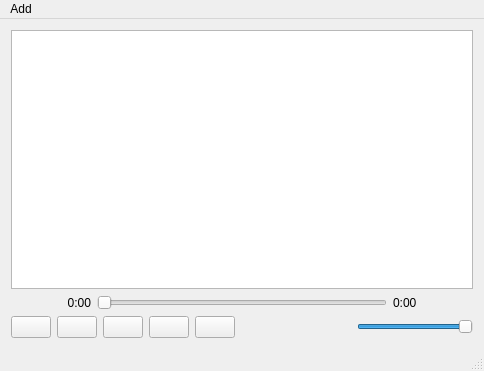
<?xml version="1.0" encoding="UTF-8"?>
<ui version="4.0">
 <class>MainWindow</class>
 <widget class="QMainWindow" name="MainWindow">
  <property name="geometry">
   <rect>
    <x>0</x>
    <y>0</y>
    <width>484</width>
    <height>371</height>
   </rect>
  </property>
  <property name="windowTitle">
   <string>MP3_player</string>
  </property>
  <widget class="QWidget" name="centralWidget">
   <property name="sizePolicy">
    <sizepolicy hsizetype="Maximum" vsizetype="Maximum">
     <horstretch>0</horstretch>
     <verstretch>0</verstretch>
    </sizepolicy>
   </property>
   <layout class="QVBoxLayout" name="verticalLayout">
    <item>
     <widget class="QListView" name="tracks">
      <property name="acceptDrops">
       <bool>true</bool>
      </property>
      <property name="showDropIndicator" stdset="0">
       <bool>true</bool>
      </property>
      <property name="dragDropMode">
       <enum>QAbstractItemView::DropOnly</enum>
      </property>
      <property name="defaultDropAction">
       <enum>Qt::CopyAction</enum>
      </property>
      <property name="alternatingRowColors">
       <bool>true</bool>
      </property>
      <property name="uniformItemSizes">
       <bool>true</bool>
      </property>
     </widget>
    </item>
    <item>
     <layout class="QHBoxLayout" name="horizontalLayout_4">
      <item>
       <widget class="QLabel" name="duraction_track">
        <property name="minimumSize">
         <size>
          <width>80</width>
          <height>0</height>
         </size>
        </property>
        <property name="text">
         <string>0:00</string>
        </property>
        <property name="alignment">
         <set>Qt::AlignRight|Qt::AlignTrailing|Qt::AlignVCenter</set>
        </property>
       </widget>
      </item>
      <item>
       <widget class="QSlider" name="slider">
        <property name="orientation">
         <enum>Qt::Horizontal</enum>
        </property>
       </widget>
      </item>
      <item>
       <widget class="QLabel" name="all_track">
        <property name="minimumSize">
         <size>
          <width>80</width>
          <height>0</height>
         </size>
        </property>
        <property name="text">
         <string>0:00</string>
        </property>
        <property name="alignment">
         <set>Qt::AlignLeading|Qt::AlignLeft|Qt::AlignVCenter</set>
        </property>
       </widget>
      </item>
     </layout>
    </item>
    <item>
     <layout class="QHBoxLayout" name="horizontalLayout_5">
      <item>
       <widget class="QPushButton" name="previous">
        <property name="text">
         <string/>
        </property>
        <property name="icon">
         <iconset>
          <normaloff>../../Desktop/skip-previous.png</normaloff>../../Desktop/skip-previous.png</iconset>
        </property>
       </widget>
      </item>
      <item>
       <widget class="QPushButton" name="play">
        <property name="text">
         <string/>
        </property>
        <property name="icon">
         <iconset>
          <normaloff>../../Desktop/play.png</normaloff>../../Desktop/play.png</iconset>
        </property>
       </widget>
      </item>
      <item>
       <widget class="QPushButton" name="pause">
        <property name="text">
         <string/>
        </property>
        <property name="icon">
         <iconset>
          <normaloff>../../Desktop/pause.png</normaloff>../../Desktop/pause.png</iconset>
        </property>
       </widget>
      </item>
      <item>
       <widget class="QPushButton" name="stop">
        <property name="text">
         <string/>
        </property>
        <property name="icon">
         <iconset>
          <normaloff>../../Desktop/stop.png</normaloff>../../Desktop/stop.png</iconset>
        </property>
       </widget>
      </item>
      <item>
       <widget class="QPushButton" name="next">
        <property name="text">
         <string/>
        </property>
        <property name="icon">
         <iconset>
          <normaloff>../../Desktop/skip-next.png</normaloff>../../Desktop/skip-next.png</iconset>
        </property>
       </widget>
      </item>
      <item>
       <spacer name="horizontalSpacer">
        <property name="orientation">
         <enum>Qt::Horizontal</enum>
        </property>
        <property name="sizeHint" stdset="0">
         <size>
          <width>40</width>
          <height>20</height>
         </size>
        </property>
       </spacer>
      </item>
      <item>
       <widget class="QSlider" name="volume">
        <property name="maximum">
         <number>100</number>
        </property>
        <property name="value">
         <number>100</number>
        </property>
        <property name="orientation">
         <enum>Qt::Horizontal</enum>
        </property>
       </widget>
      </item>
     </layout>
    </item>
   </layout>
  </widget>
  <widget class="QMenuBar" name="menuBar">
   <property name="geometry">
    <rect>
     <x>0</x>
     <y>0</y>
     <width>484</width>
     <height>26</height>
    </rect>
   </property>
   <widget class="QMenu" name="menuFile">
    <property name="tabletTracking">
     <bool>true</bool>
    </property>
    <property name="title">
     <string>Add</string>
    </property>
    <addaction name="file"/>
   </widget>
   <addaction name="menuFile"/>
  </widget>
  <widget class="QStatusBar" name="statusBar"/>
  <action name="file">
   <property name="text">
    <string>Open file...</string>
   </property>
  </action>
 </widget>
 <layoutdefault spacing="6" margin="11"/>
 <resources/>
 <connections/>
</ui>
